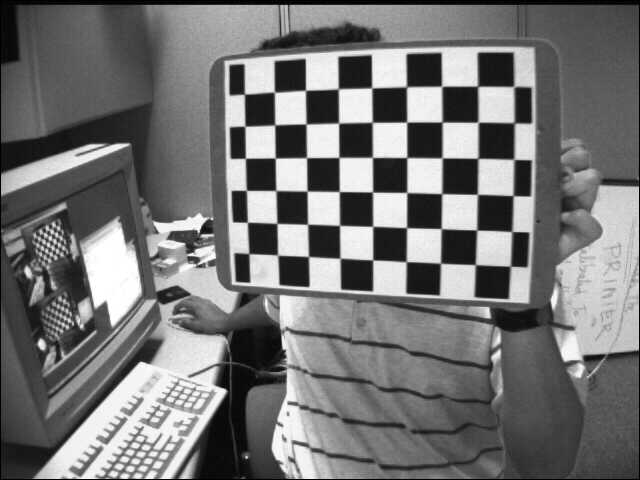
#> input picture camera/distortion/chess/img_2.png, 640 x 480 px, found by its file name
$ python test3.py
#> lines starting #> are read from the running program, lines starting #| are printed output that depends on the picture; after the words box and inside, x2 and y2 are one past the last pixel; in counts of white or black regions, pixels touching at a corner belong together
import cv2
import numpy as np

src = cv2.imread('../Images/Document/img_2.png')
#> src is the input picture: shape (480, 640, 3); min 0, max 255, mean 116.6
src = cv2.resize(src, (500, 500))
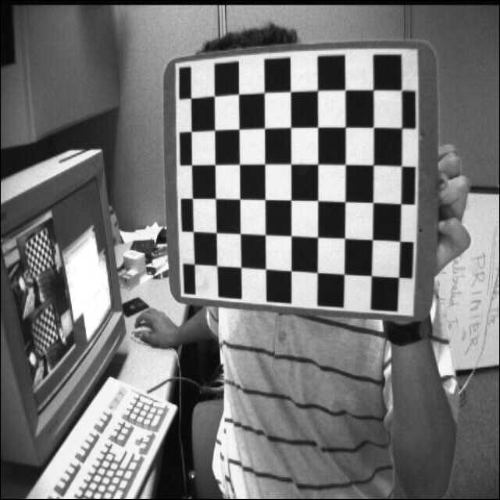
#> src: shape (500, 500, 3); min 0, max 255, mean 116.4

data = src.reshape(-1, 3).astype(np.float32)
criteria = (cv2.TERM_CRITERIA_MAX_ITER + cv2.TERM_CRITERIA_EPS, 10, .001)
_, label, centers = cv2.kmeans(data, 5, None, criteria, 10, cv2.KMEANS_RANDOM_CENTERS)
#> centers = [[179.8, 179.8, 179.8], [128.6, 128.6, 128.6], [81.13, 81.13, 81.13], [231.9, 231.9, 231.9], [27.93, 27.93, 27.93]]

center = centers.astype(np.uint8)
#> center = [[179, 179, 179], [128, 128, 128], [81, 81, 81], [231, 231, 231], [27, 27, 27]]
temp = center[label].reshape(src.shape)
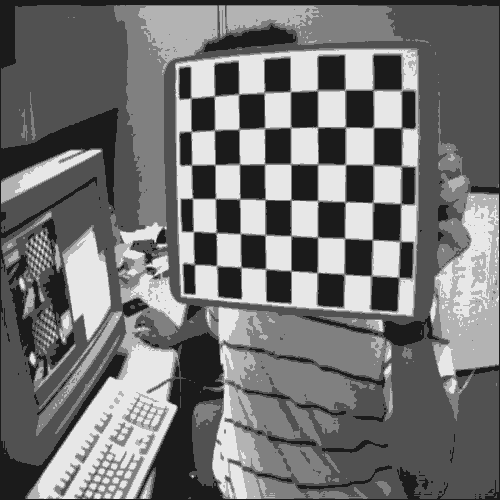
#> temp: shape (500, 500, 3); min 27, max 231, mean 115.8

# src = cv2.pyrMeanShiftFiltering(src, 10, 10, None, 1)
gray = cv2.cvtColor(temp, cv2.COLOR_BGR2GRAY)
dst = src.copy()

# [4 lines of commented-out code are left out]

_, thresh = cv2.threshold(gray, 220, 255, cv2.THRESH_BINARY)
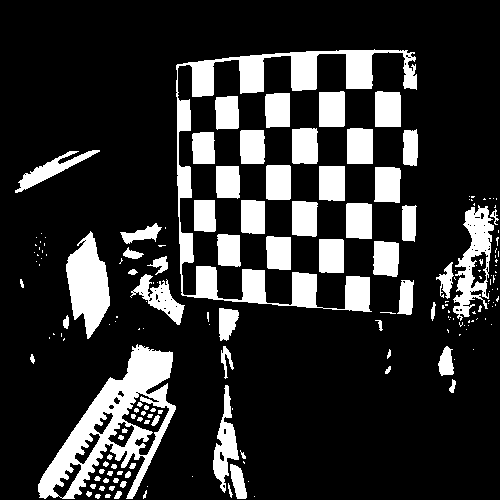
#> thresh: shape (500, 500); 18.8% white; 181 white regions (104 under 20 px)

# th2 = cv2.adaptiveThreshold(gray, 255, cv2.ADAPTIVE_THRESH_MEAN_C, cv2.THRESH_BINARY_INV, 9, 5)
# th3 = cv2.adaptiveThreshold(gray, 255, cv2.ADAPTIVE_THRESH_GAUSSIAN_C, cv2.THRESH_BINARY_INV, 9, 5)
contours, hierarchy = cv2.findContours(thresh, cv2.RETR_EXTERNAL, cv2.CHAIN_APPROX_SIMPLE)
#> contours = 164 contours, 115 with area under 20; largest, box (x1, y1, x2, y2) and area: (38, 344, 176, 499) 9506, (176, 49, 417, 312) 8377, (66, 231, 110, 339) 2758, (453, 205, 494, 321) 2310, (213, 385, 239, 493) 1091

cv2.imshow('th', thresh)
cv2.waitKey()

z = list(contours)
#> z has the same summary as contours
i = len(z) - 1
#> i = 163
for c in contours[::-1]:
    (x, y), radius = cv2.minEnclosingCircle(c)
    if int(radius) < 100:
        del z[i]
    i -= 1
#> this loop made 164 passes
#> (x, y, radius, i) on passes 1 to 3: (298, 173.5, 168, 162), (331, 108.5, 21.22, 161), (387.5, 109, 21.1, 160)
#> after the loop, i = -1
contours = tuple(z)
#> contours = 1 contour; box (x1, y1, x2, y2) and area: (176, 49, 417, 312) 8377

print(len(contours))
#| 1

# contour = contours[0]
z = list(contours)
#> z has the same summary as contours
i = len(z) - 1
#> i = 0
for contour in contours[::-1]:
    epsilon = .05 * cv2.arcLength(contour, True)
    approx = cv2.approxPolyDP(contour, epsilon, True)
    if len(approx) != 4:
        del z[i]
    i -= 1
#> this loop made 1 pass
#> (epsilon, i) on pass 1: (103.5, -1)
#> after the loop, i = -1
contours = tuple(z)
#> contours = ()

#> (the run stopped early here; a loop or call above may not have finished)

$ run again, with camera/distortion/chess/img_10.png copied over camera/distortion/chess/img_2.png
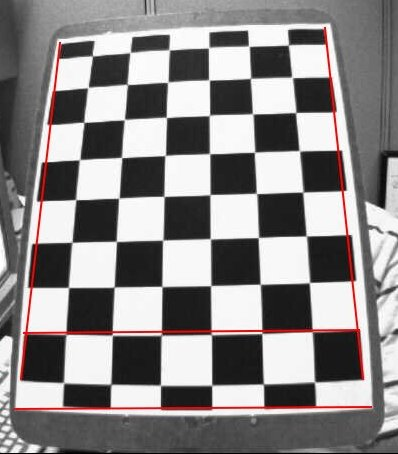
#> input picture camera/distortion/chess/img_10.png, 398 x 454 px, found by its file name
#> src is the input picture: shape (454, 398, 3); mean B, G, R 135.6, 135.6, 139
#> `src = cv2.resize(src, (500, 500))`:
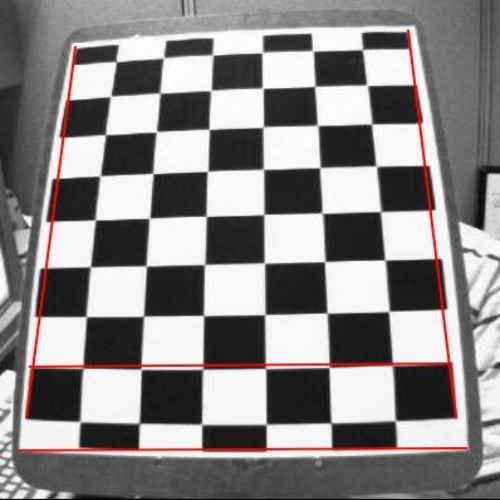
#> src: shape (500, 500, 3); mean B, G, R 135.5, 135.5, 138.9
#> centers = [[114.7, 114.7, 120.8], [77.85, 77.75, 85.16], [31.97, 31.99, 34.03], [243.6, 243.7, 244.9], [167, 167, 173.4]]
#> center = [[114, 114, 120], [77, 77, 85], [31, 31, 34], [243, 243, 244], [166, 167, 173]]
#> `_, thresh = cv2.threshold(gray, 220, 255, cv2.THRESH_BINARY)`:
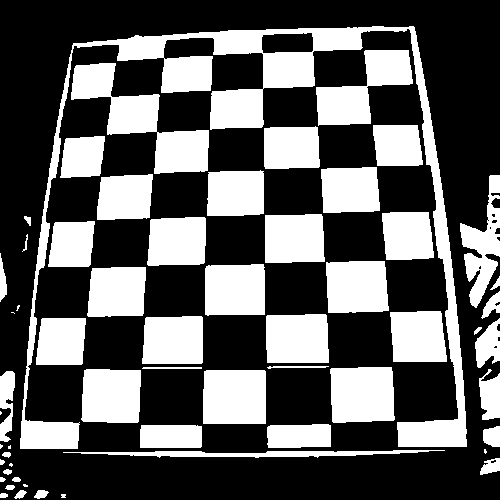
#> thresh: shape (500, 500); 36.2% white; 58 white regions (9 under 20 px)
#> `contours, hierarchy = cv2.findContours(thresh, cv2.RETR_EXTERNAL, cv2...`: contours = 58 contours, 12 with area under 20; largest, box (x1, y1, x2, y2) and area: (20, 26, 467, 449) 18144, (71, 63, 209, 174) 5160, (316, 50, 413, 126) 3425, (330, 367, 395, 423) 3282, (203, 370, 266, 424) 3266
#> `z = list(contours)`: z has the same summary as contours
#> `i = len(z) - 1`: i = 57
#> the loop `for c in contours[::-1]:` made 58 passes
#> (x, y, radius, i) on passes 1 to 8: (242.2, 260.9, 290.5, 56), (363, 87.5, 58.58, 55), (141, 118, 84.02, 54), (397.5, 144.5, 31.31, 53), (291.3, 147.3, 33.43, 52), (82, 156.5, 30.07, 51), (350, 189.5, 35.51, 50), (235, 193, 35.61, 49)
#> after the loop `for c in contours[::-1]:`: i = -1
#> `contours = tuple(z)`: contours = 2 contours; box (x1, y1, x2, y2) and area: (20, 26, 467, 449) 18144, (63, 450, 445, 458) 1133
#| 2
#> `z = list(contours)`: z has the same summary as contours
#> `i = len(z) - 1`: i = 1
#> the loop `for contour in contours[::-1]:` made 2 passes
#> (epsilon, i) on pass 1: (159.8, 0)
#> after the loop `for contour in contours[::-1]:`: i = -1
#> `contours = tuple(z)`: contours = ()

$ run again, with camera/distortion/chess/img_3.png copied over camera/distortion/chess/img_2.png
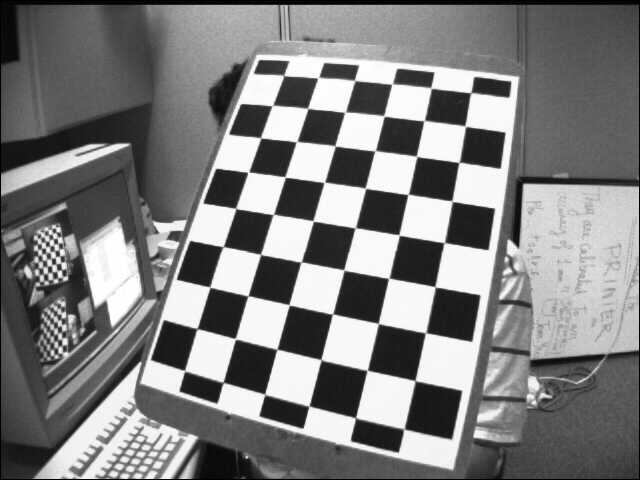
#> input picture camera/distortion/chess/img_3.png, 640 x 480 px, found by its file name
#> src is the input picture: shape (480, 640, 3); min 0, max 255, mean 127.3
#> src: shape (500, 500, 3)
#> centers = [[246.1, 246.1, 246.1], [139, 139, 139], [32.92, 32.92, 32.92], [194.9, 194.9, 194.9], [84.55, 84.55, 84.55]]
#> center = [[246, 246, 246], [138, 138, 138], [32, 32, 32], [194, 194, 194], [84, 84, 84]]
#> `_, thresh = cv2.threshold(gray, 220, 255, cv2.THRESH_BINARY)`:
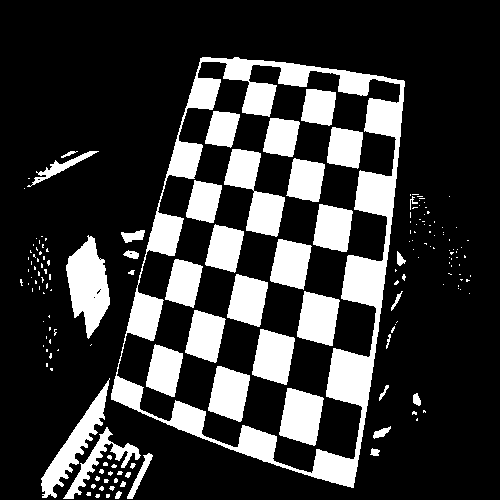
#> thresh: shape (500, 500); 21.7% white; 171 white regions (131 under 20 px)
#> `contours, hierarchy = cv2.findContours(thresh, cv2.RETR_EXTERNAL, cv2...`: contours = 153 contours, 137 with area under 20; largest, box (x1, y1, x2, y2) and area: (111, 57, 405, 488) 91022, (66, 235, 110, 339) 2625, (41, 378, 110, 498) 1858, (63, 427, 141, 499) 961, (27, 151, 99, 187) 384
#> `z = list(contours)`: z has the same summary as contours
#> `i = len(z) - 1`: i = 152
#> the loop `for c in contours[::-1]:` made 153 passes
#> (x, y, radius, i) on passes 1 to 3: (279.3, 271.4, 227.9, 151), (69, 154, 8.54, 150), (62.5, 168.5, 39.58, 149)
#> after the loop `for c in contours[::-1]:`: i = -1
#> `contours = tuple(z)`: contours = 1 contour; box (x1, y1, x2, y2) and area: (111, 57, 405, 488) 91022
#| 1
#> `z = list(contours)`: z has the same summary as contours
#> `i = len(z) - 1`: i = 0
#> the loop `for contour in contours[::-1]:` made 1 pass
#> (epsilon, approx, i) on pass 1: (64.97, [[202, 57], [111, 399], [353, 487], [404, 81]], -1)
#> after the loop `for contour in contours[::-1]:`: i = -1
#> contour = contour of 501 points, box (x1, y1, x2, y2) (111, 57, 405, 488), area 91022
#> the loop `for q in approx:` made 4 passes
#> after the loop `for q in approx:`: idx = 4; temp = [[202, 57], [111, 399], [353, 487], [404, 81]]
#> dst: shape (500, 500, 3); mean B, G, R 121.6, 121.6, 128.6
#> sm = [259, 510, 840, 485]
#> diff = [-145, 288, 134, -323]
#| [259. 510. 840. 485.]
#> topLeft = [202, 57]
#> bottomRight = [353, 487]
#> topRight = [404, 81]
#> bottomLeft = [111, 399]
#> `z = np.where(sm == 0)`: z = (empty array,)
#> `z = np.stack(z, axis=1)`: z = empty array
#> pts = [[202, 57], [404, 81], [353, 487], [111, 399]]
#> w1 = 242
#> w2 = 202
#> h1 = 406
#> h2 = 342
#> width = 242
#> height = 406
#> pts2 = [[0, 0], [241, 0], [241, 405], [0, 405]]
#> matrix = [[1.56, 0.414, -338.1], [-0.2, 1.69, -55.62], [0.000659, 0.00099, 1]]
#> `result = cv2.resize(result, None, fx=2, fy=2)`:
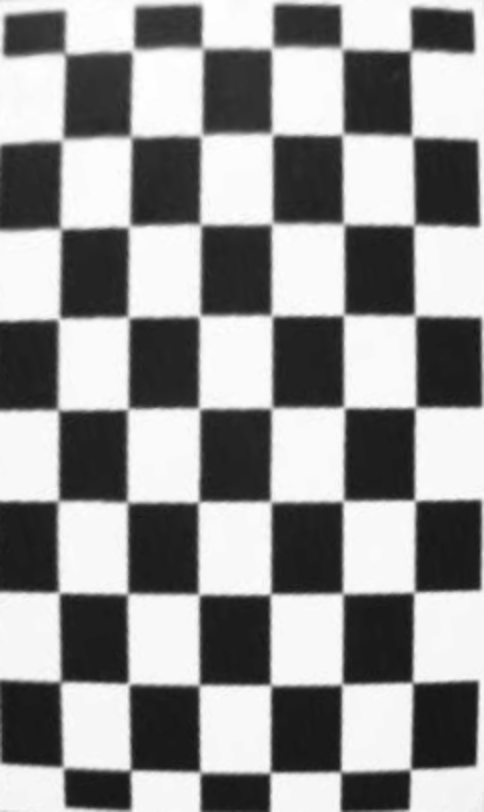
#> result: shape (812, 484, 3); min 20, max 255, mean 147.6
